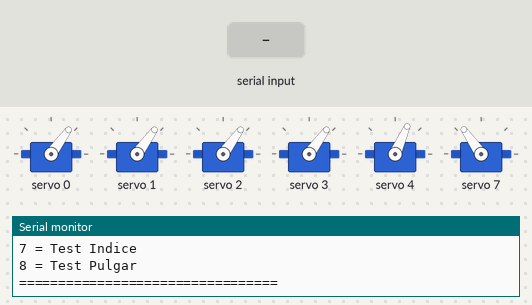
The sketch below on a simulated Arduino Uno, built with avr-gcc and run on an emulated ATmega328P. Parts: 6 × servo, the last lines printed to the serial monitor. Inputs (shaded band) come from the test bench.

Above: at 3.7 s.
3.8 s: "1" received over Serial
At 4.9 s:
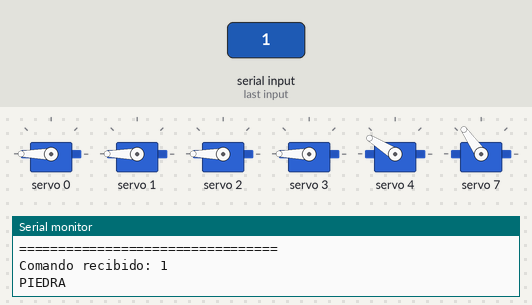
5.3 s: "3" received over Serial
At 6.0 s:
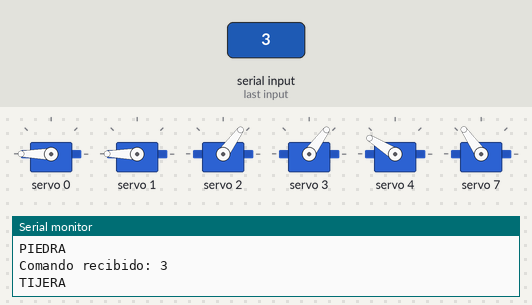
6.8 s: "4" received over Serial
At 7.4 s:
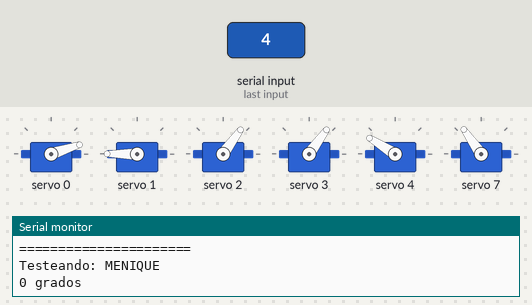
Timing chart, 0 to 12.8 s (numbered marks = the images above; inputs shaded):
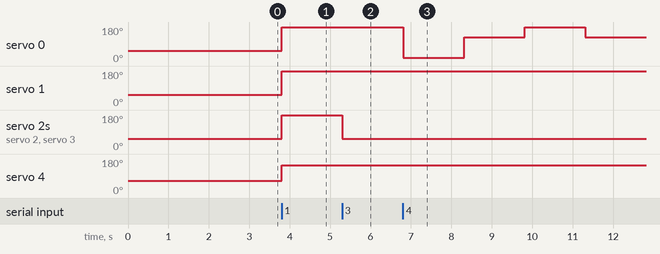

The sketch:

RITA_HANDS.ino
```cpp
#include <Wire.h>
#include <Adafruit_PWMServoDriver.h>

// ======================================================
// PCA9685
// ======================================================

Adafruit_PWMServoDriver pwm = Adafruit_PWMServoDriver(0x40);

// ======================================================
// CONFIGURACION PWM
// ======================================================

#define SERVOMIN 150
#define SERVOMAX 600

// ======================================================
// CANALES PCA9685
// ======================================================

#define MENIQUE 0
#define ANULAR 1
#define CORAZON 2
#define INDICE 3
#define PULGAR 4
#define MUNECA 7

char input;

// ======================================================
// MOVER SERVO
// ======================================================

void moverServo(uint8_t canal, int angulo) {

  int minA = 0;
  int maxA = 180;

  switch(canal) {

    case MENIQUE:
      minA = 0;
      maxA = 190;
      break;

    case ANULAR:
      minA = 0;
      maxA = 180;
      break;

    case CORAZON:
      minA = 0;
      maxA = 180;
      break;

    case INDICE:
      minA = 0;
      maxA = 180;
      break;

    case PULGAR:
      minA = 0;
      maxA = 180;
      break;

    case MUNECA:
      minA = 20;
      maxA = 100;
      break;
  }

  angulo = constrain(angulo, minA, maxA);

  int pulso = map(angulo, 0, 180, SERVOMIN, SERVOMAX);

  pwm.setPWM(canal, 0, pulso);
}

// ======================================================
// LIBERAR SERVOS
// ======================================================

void liberarServos() {

  pwm.setPWM(MENIQUE, 0, 0);
  pwm.setPWM(ANULAR, 0, 0);
  pwm.setPWM(CORAZON, 0, 0);
  pwm.setPWM(INDICE, 0, 0);
  pwm.setPWM(PULGAR, 0, 0);
  pwm.setPWM(MUNECA, 0, 0);
}

// ======================================================
// MOVER MANO COMPLETA
// ======================================================

void moverMano(
  int meniqueAng,
  int anularAng,
  int corazonAng,
  int indiceAng,
  int pulgarAng
) {

  moverServo(MENIQUE, meniqueAng);
  moverServo(ANULAR, anularAng);
  moverServo(CORAZON, corazonAng);
  moverServo(INDICE, indiceAng);
  moverServo(PULGAR, pulgarAng);

  delay(1000);

  liberarServos();
}

// ======================================================
// MOVIMIENTO MUNECA
// ======================================================

void moverMuneca(int angulo) {

  moverServo(MUNECA, angulo);

  delay(400);

  pwm.setPWM(MUNECA, 0, 0);
}

// ======================================================
// GESTOS
// ======================================================

void piedra() {

  moverMano(
    140,
    140,
    140,
    140,
    110
  );
}

void papel() {

  moverMano(
    30,
    30,
    30,
    30,
    40
  );
}

void tijera() {

  moverMano(
    140,
    140,
    30,
    30,
    110
  );
}


// ======================================================
// TEST INDIVIDUAL DE SERVOS
// ======================================================

void testServo(uint8_t canal, String nombre) {

  Serial.println("======================");
  Serial.print("Testeando: ");
  Serial.println(nombre);

  Serial.println("0 grados");
  moverServo(canal, 0);

  delay(1500);

  Serial.println("90 grados");
  moverServo(canal, 90);

  delay(1500);

  Serial.println("180 grados");
  moverServo(canal, 180);

  delay(1500);

  Serial.println("Centro");
  moverServo(canal, 90);

  delay(1500);

  pwm.setPWM(canal, 0, 0);

  Serial.println("Test finalizado");
  Serial.println("======================");
}
// ======================================================
// SETUP
// ======================================================

void setup() {

  Serial.begin(9600);

  pwm.begin();

  pwm.setPWMFreq(50);

  delay(1000);

  Serial.println("=================================");
  Serial.println("RITA HANDS INICIADA");
  Serial.println("1 = Piedra");
  Serial.println("2 = Papel");
  Serial.println("3 = Tijera");
  Serial.println("4 = Test Menique");
  Serial.println("5 = Test Anular");
  Serial.println("6 = Test Corazon");
  Serial.println("7 = Test Indice");
  Serial.println("8 = Test Pulgar");
  Serial.println("=================================");

  papel();

  moverMuneca(90);
}

// ======================================================
// LOOP
// ======================================================

void loop() {

  if (Serial.available() > 0) {

    input = Serial.read();

    Serial.print("Comando recibido: ");
    Serial.println(input);

    switch(input) {

      case '1':

        Serial.println("PIEDRA");

        piedra();

        break;

      case '2':

        Serial.println("PAPEL");

        papel();

        break;

      case '3':

        Serial.println("TIJERA");

        tijera();

        break;

      case '4':

        testServo(MENIQUE, "MENIQUE");

        break;

      case '5':

        testServo(ANULAR, "ANULAR");

        break;

      case '6':

        testServo(CORAZON, "CORAZON");

        break;

      case '7':

        testServo(INDICE, "INDICE");

        break;

      case '8':

        testServo(PULGAR, "PULGAR");

        break;
    }
  }
}
```

lenguaje_Senas.ino
```cpp
int var; // para whiles

void A() {
  moverServo(PULGAR, 0);
  delay(500);

  moverServo(MENIQUE, 0);
  moverServo(ANULAR, 0);
  moverServo(CORAZON, 0);
  moverServo(INDICE, 0);

  moverServo(PULGAR, 20);
}

void B() {

  moverServo(MENIQUE, 180);
  moverServo(ANULAR, 180);
  moverServo(CORAZON, 180);
  moverServo(INDICE, 180);
  moverServo(PULGAR, 0);

  delay(500);

  moverServo(PULGAR, 150);
}

void C() {

  moverServo(PULGAR, 20);

  moverServo(MENIQUE, 140);
  moverServo(ANULAR, 140);
  moverServo(CORAZON, 140);
  moverServo(INDICE, 140);
}

void D() {

  moverServo(MENIQUE, 0);
  moverServo(ANULAR, 0);
  moverServo(CORAZON, 0);
  moverServo(INDICE, 180);

  moverServo(PULGAR, 0);

  delay(500);

  moverServo(PULGAR, 150);
}

void E() {

  moverServo(MENIQUE, 0);
  moverServo(ANULAR, 0);
  moverServo(CORAZON, 0);

  moverServo(PULGAR, 0);

  delay(500);

  moverServo(INDICE, 0);
}

void F1(){

  moverServo(PULGAR, 0);

  delay(1000);

  moverServo(MENIQUE, 180);
  moverServo(ANULAR, 180);
  moverServo(CORAZON, 180);
  moverServo(INDICE, 0);

  delay(1000);

  moverServo(PULGAR, 150);
}

void G() {

  moverServo(PULGAR, 0);

  moverServo(MENIQUE, 0);
  moverServo(ANULAR, 0);
  moverServo(CORAZON, 0);

  moverServo(INDICE, 150);

  delay(1000);

  moverServo(PULGAR, 150);
}

void H() {
  tijera();
}

void I() {

  moverServo(PULGAR, 0);

  delay(500);

  moverServo(INDICE, 0);
  moverServo(CORAZON, 0);
  moverServo(ANULAR, 0);

  moverServo(MENIQUE, 180);

  delay(500);

  moverServo(PULGAR, 170);
}

void J() {

  moverServo(PULGAR, 0);

  delay(500);

  moverServo(INDICE, 0);
  moverServo(CORAZON, 0);
  moverServo(ANULAR, 0);

  moverServo(MENIQUE, 180);

  delay(500);

  moverServo(PULGAR, 170);
}

void K() {

  moverServo(PULGAR, 30);

  moverServo(MENIQUE, 0);
  moverServo(ANULAR, 0);

  moverServo(CORAZON, 135);
  moverServo(INDICE, 180);
}

void L() {

  moverServo(PULGAR, 0);

  moverServo(MENIQUE, 0);
  moverServo(ANULAR, 0);
  moverServo(CORAZON, 0);

  moverServo(INDICE, 180);
}

void M() {

  moverServo(PULGAR, 150);

  moverServo(MENIQUE, 0);

  moverServo(ANULAR, 120);
  moverServo(CORAZON, 120);
  moverServo(INDICE, 120);
}

void N() {

  moverServo(PULGAR, 150);

  moverServo(MENIQUE, 0);
  moverServo(ANULAR, 0);

  moverServo(CORAZON, 140);
  moverServo(INDICE, 140);
}

void O() {
  piedra();
}

void P() {

  moverServo(PULGAR, 0);

  delay(500);

  moverServo(MENIQUE, 0);
  moverServo(ANULAR, 0);

  moverServo(CORAZON, 120);
  moverServo(INDICE, 20);

  moverServo(PULGAR, 150);
}

void Q() {

  moverServo(PULGAR, 0);

  delay(500);

  moverServo(MENIQUE, 10);
  moverServo(ANULAR, 10);
  moverServo(CORAZON, 10);
  moverServo(INDICE, 10);

  moverServo(PULGAR, 50);
}

void R() {

  moverServo(PULGAR, 0);

  delay(500);

  moverServo(MENIQUE, 0);
  moverServo(ANULAR, 0);

  moverServo(CORAZON, 180);
  moverServo(INDICE, 160);

  moverServo(PULGAR, 150);
}

void S() {

  moverServo(PULGAR, 0);

  moverServo(MENIQUE, 0);
  moverServo(ANULAR, 0);
  moverServo(CORAZON, 0);

  moverServo(INDICE, 180);

  delay(500);

  moverServo(PULGAR, 150);
}

void T() {

  moverServo(PULGAR, 150);

  moverServo(MENIQUE, 0);
  moverServo(ANULAR, 0);
  moverServo(CORAZON, 0);
  moverServo(INDICE, 0);
}

void U() {

  moverServo(PULGAR, 150);

  moverServo(MENIQUE, 180);

  moverServo(ANULAR, 0);
  moverServo(CORAZON, 0);

  moverServo(INDICE, 180);
}

void V() {
  tijera();
}

void W() {
  wleng();
}

void X() {
  S();
}

void Y() {

  moverServo(PULGAR, 0);

  delay(500);

  moverServo(MENIQUE, 180);

  moverServo(ANULAR, 0);
  moverServo(CORAZON, 0);
  moverServo(INDICE, 0);
}

void Z() {
  S();
}
```

palabras.ino
```cpp
void grupo1(){

  moverServo(INDICE, 0);
  moverServo(CORAZON, 0);
  moverServo(MENIQUE, 0);
  moverServo(ANULAR, 0);
  moverServo(PULGAR, 0);
}

void grupo2(){

  moverServo(INDICE, 0);
  moverServo(CORAZON, 0);
  moverServo(MENIQUE, 0);
  moverServo(ANULAR, 0);
  moverServo(PULGAR, 0);
}

void grupo3(){

  moverServo(INDICE, 0);
  moverServo(CORAZON, 0);
  moverServo(MENIQUE, 0);
  moverServo(ANULAR, 0);
  moverServo(PULGAR, 0);
}

void grupo4(){

  moverServo(INDICE, 0);
  moverServo(CORAZON, 0);
  moverServo(MENIQUE, 0);
  moverServo(ANULAR, 0);
  moverServo(PULGAR, 0);
}

void grupo5(){

  moverServo(INDICE, 0);
  moverServo(CORAZON, 0);
  moverServo(MENIQUE, 0);
  moverServo(ANULAR, 0);
  moverServo(PULGAR, 0);
}
```

rutina.ino
```cpp
// =====================================
// MOVIMIENTOS PRINCIPALES
// =====================================

void like(){

  moverServo(PULGAR, 0);

  moverServo(INDICE, 0);
  moverServo(CORAZON, 0);
  moverServo(MENIQUE, 0);

  delay(500);

  moverServo(ANULAR, 0);
}

void tomar(){

  moverServo(PULGAR, 170);

  int i = 0;

  while (i <= 180) {

    moverServo(PULGAR, i - 80);

    moverServo(INDICE, 180 - i);
    moverServo(CORAZON, 180 - i);
    moverServo(MENIQUE, 180 - i);
    moverServo(ANULAR, 180 - i);

    delay(10);

    i++;
  }
}

void aguja(){

  moverServo(PULGAR, 1);
  moverServo(INDICE, 0);
}

void metal(){

  moverServo(PULGAR, 0);

  moverServo(MENIQUE, 180);
  moverServo(INDICE, 180);

  moverServo(CORAZON, 0);
  moverServo(ANULAR, 0);
}

void wleng() {

  moverServo(MENIQUE, 0);

  moverServo(ANULAR, 180);
  moverServo(CORAZON, 180);
  moverServo(INDICE, 180);
  moverServo(PULGAR, 180);
}

void ok(){

  moverServo(MENIQUE, 180);
  moverServo(ANULAR, 180);
  moverServo(CORAZON, 180);

  for(int i = 0; i <= 180; i++){

    moverServo(INDICE, 180 - i);
    moverServo(PULGAR, i);

    delay(5);
  }
}

void test(){

  moverServo(PULGAR, 0);
  delay(1000);

  moverServo(INDICE, 180);
  delay(1000);

  moverServo(CORAZON, 180);
  delay(1000);

  moverServo(ANULAR, 180);
  delay(1000);

  moverServo(MENIQUE, 180);
  delay(1000);
}

void reverse(){

  moverServo(MENIQUE, 0);
  delay(1000);

  moverServo(ANULAR, 0);
  delay(1000);

  moverServo(CORAZON, 0);
  delay(1000);

  moverServo(INDICE, 0);
  delay(1000);

  moverServo(PULGAR, 170);
  delay(1000);
}

void ven(){

  int var = 0;

  moverServo(PULGAR, 0);
  moverServo(INDICE, 180);

  moverServo(MENIQUE, 0);
  moverServo(ANULAR, 0);
  moverServo(CORAZON, 0);

  moverServo(PULGAR, 50);

  delay(1000);

  while(var < 5){

    moverServo(INDICE, 50);
    delay(550);

    moverServo(INDICE, 180);
    delay(550);

    var++;
  }

  piedra();
}

void insulto(){

  moverServo(PULGAR, 170);

  moverServo(INDICE, 0);
  moverServo(CORAZON, 180);

  moverServo(ANULAR, 0);
  moverServo(MENIQUE, 0);

  delay(5000);

  piedra();
}

void restcachipunt(){

  moverServo(MENIQUE, 0);
  moverServo(ANULAR, 0);

  moverServo(INDICE, 0);
  moverServo(CORAZON, 0);

  moverServo(PULGAR, 100);
}

// =====================================
// DEDOS MAFIOSO
// =====================================

void dedos_close(){

  moverServo(PULGAR, 0);

  delay(1000);

  moverServo(MENIQUE, 0);
  delay(500);

  moverServo(ANULAR, 0);
  delay(500);

  moverServo(CORAZON, 0);
  delay(500);

  moverServo(INDICE, 0);
}

void dedos_on(){

  moverServo(MENIQUE, 180);
  delay(500);

  moverServo(ANULAR, 180);
  delay(500);

  moverServo(CORAZON, 180);
  delay(500);

  moverServo(INDICE, 180);
  delay(1000);

  moverServo(PULGAR, 0);
}

void mafioso(){

  int var = 0;

  while(var < 5){

    dedos_close();

    delay(1000);

    dedos_on();

    var++;
  }
}

// =====================================
// PISTOLA
// =====================================

void gun(){

  int var;

  moverServo(PULGAR, 0);
  moverServo(INDICE, 180);

  moverServo(CORAZON, 0);
  moverServo(ANULAR, 0);
  moverServo(MENIQUE, 0);

  delay(1000);

  var = 0;

  while(var < 5){

    moverServo(PULGAR, 180);
    delay(500);

    moverServo(PULGAR, 0);
    delay(500);

    moverServo(PULGAR, 0);
    delay(500);

    moverServo(PULGAR, 180);
    delay(500);

    moverServo(PULGAR, 0);

    var++;
  }
}

// =====================================
// DEMOSTRACION
// =====================================

void muestra(){

  int var = 0;

  while(var < 2){

    piedra();
    delay(2000);

    papel();
    delay(2000);

    tijera();
    delay(2000);

    like();
    delay(2000);

    wleng();
    delay(2000);

    ok();
    delay(2000);

    test();
    delay(2000);

    reverse();
    delay(2000);

    ven();
    delay(2000);

    dedos_close();
    delay(2000);

    dedos_on();
    delay(2000);

    mafioso();
    delay(2000);

    gun();
    delay(2000);

    var++;
  }
}
```

Measured:
- after the input at 3.8 s, servo 0–3: 54° → 180° at once; servo 4: 66° → 148° at once
- after the input at 5.3 s, servo 2, servo 3: 180° → 54° at once
- after the input at 6.8 s, servo 0: 180° → 18° at once, → 125° 1.5 s later, → 180° 1.5 s later, → 125° 1.5 s later
